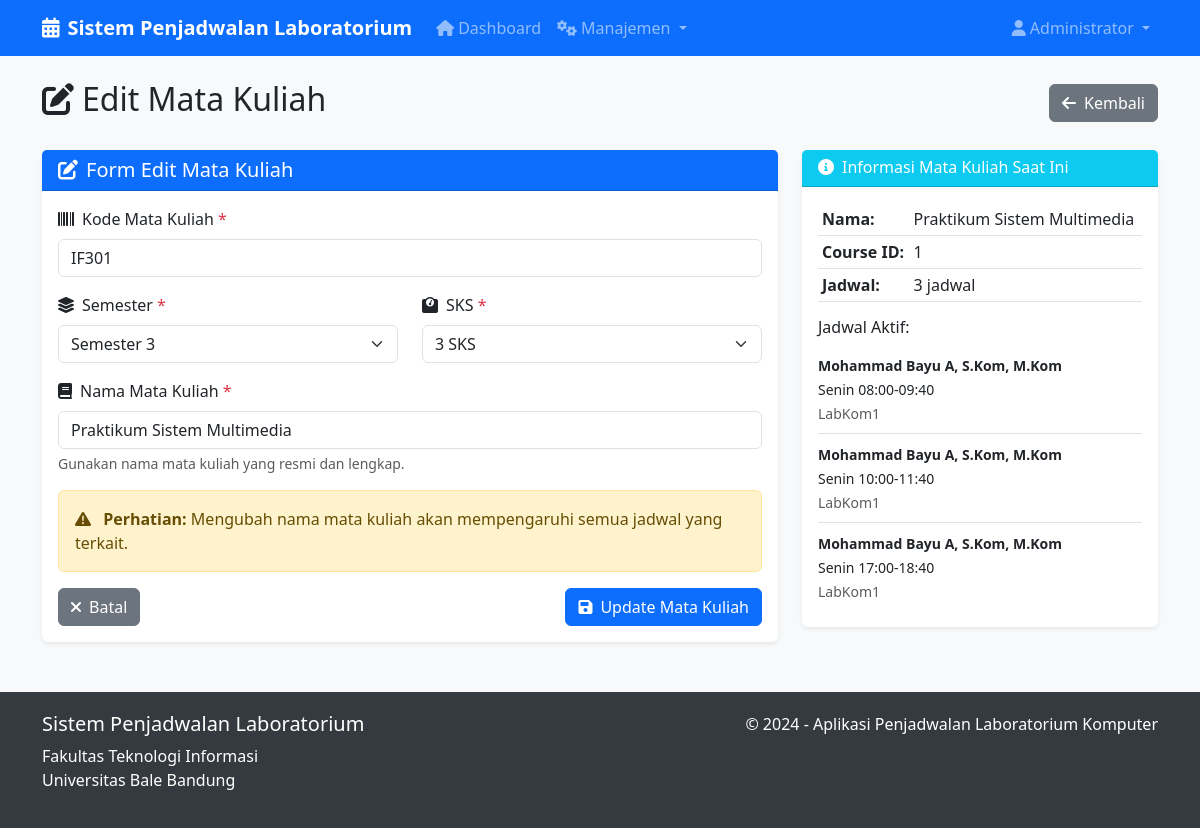
The app's page /courses/edit/1 (signed in), older data.
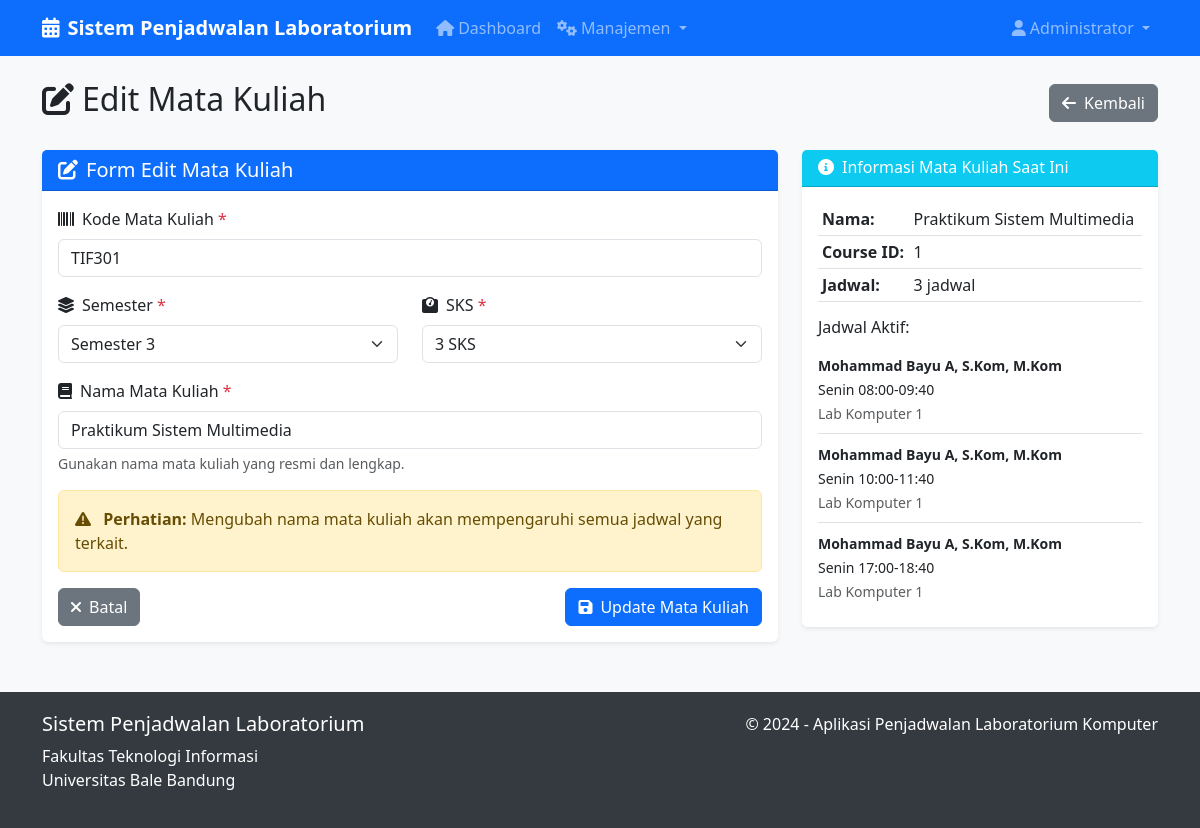
The same page, newer data.
### app.py (models this page shows)
class Course(db.Model):
    id = db.Column(db.Integer, primary_key=True)
    code = db.Column(db.String(20), unique=True, nullable=False)
    course_name = db.Column(db.String(100), nullable=False)
    semester = db.Column(db.Integer, nullable=False)  # 1-8
    sks = db.Column(db.Integer, nullable=False)  # 1-4
    schedules = db.relationship('Schedule', backref='course', lazy=True)

class Schedule(db.Model):
    id = db.Column(db.Integer, primary_key=True)
    course_id = db.Column(db.Integer, db.ForeignKey('course.id'), nullable=False)
    lecturer_id = db.Column(db.Integer, db.ForeignKey('user.id'), nullable=False)
    lab_id = db.Column(db.Integer, db.ForeignKey('lab.id'), nullable=False)
    day = db.Column(db.String(10), nullable=False)  # Senin, Selasa, etc.
    time_slot = db.Column(db.String(20), nullable=False)  # 08:00-10:00, etc.
    class_name = db.Column(db.String(5), nullable=False)  # A, B, C
    created_at = db.Column(db.DateTime, default=datetime.utcnow)

class Lab(db.Model):
    id = db.Column(db.Integer, primary_key=True)
    lab_name = db.Column(db.String(50), nullable=False)
    capacity = db.Column(db.Integer, nullable=False)
    schedules = db.relationship('Schedule', backref='laboratory', lazy=True)

class User(db.Model):
    id = db.Column(db.Integer, primary_key=True)
    username = db.Column(db.String(80), unique=True, nullable=False)
    password = db.Column(db.String(120), nullable=False)
    role = db.Column(db.String(20), nullable=False)  # admin, staff, lecturer
    full_name = db.Column(db.String(100), nullable=False)
    schedules = db.relationship('Schedule', backref='lecturer', lazy=True)

### app.py (the view, shortened to what this page needs)
@app.route('/courses/edit/<int:id>', methods=['GET', 'POST'])
@role_required('admin', 'staff')
def edit_course(id):
    course = Course.query.get_or_404(id)
    return render_template('edit_course.html', course=course)

### app.py (called while the page is built)
def role_required(*roles):
    def decorator(f):
        from functools import wraps
        @wraps(f)
        def decorated_function(*args, **kwargs):
            if 'user_id' not in session:
                flash('Silakan login terlebih dahulu', 'danger')
                return redirect(url_for('login'))
            user = User.query.get(session['user_id'])
            if user.role not in roles:
                flash('Anda tidak memiliki akses ke halaman ini', 'danger')
                return redirect(url_for('dashboard'))
            return f(*args, **kwargs)
        return decorated_function
    return decorator

### templates/edit_course.html (shortened to what the changed rows need)
{% extends "base.html" %}
{% block content %}
<div class="row">
    <div class="col-12">
        <div class="d-flex justify-content-between align-items-center mb-4">
            <h2><i class="fas fa-edit me-2"></i>Edit Mata Kuliah</h2>
        </div>
    </div>
</div>
<div class="row">
    <div class="col-md-8">
        <div class="card">
            <div class="card-body">
                <form method="POST">
                    <div class="mb-3">
                        <label for="code" class="form-label">
                            <i class="fas fa-barcode me-2"></i>Kode Mata Kuliah <span class="text-danger">*</span>
                        </label>
                        <input type="text" class="form-control" id="code" name="code" value="{{ course.code }}" required
                            maxlength="20">
                    </div>
                    <div class="row">
                        <div class="col-md-6 mb-3">
                            <label for="semester" class="form-label">
                                <i class="fas fa-layer-group me-2"></i>Semester <span class="text-danger">*</span>
                            </label>
                            <select class="form-select" id="semester" name="semester" required>
                                {% for i in range(1, 9) %}
                                <option value="{{ i }}" {% if course.semester==i %}selected{% endif %}>Semester {{ i }}
                                </option>
                                {% endfor %}
                            </select>
                        </div>
                        <div class="col-md-6 mb-3">
                            <label for="sks" class="form-label">
                                <i class="fas fa-weight me-2"></i>SKS <span class="text-danger">*</span>
                            </label>
                            <select class="form-select" id="sks" name="sks" required>
                                {% for i in range(1, 5) %}
                                <option value="{{ i }}" {% if course.sks==i %}selected{% endif %}>{{ i }} SKS</option>
                                {% endfor %}
                            </select>
                        </div>
                    </div>
                    <div class="mb-3">
                        <label for="course_name" class="form-label">
                            <i class="fas fa-book me-2"></i>Nama Mata Kuliah <span class="text-danger">*</span>
                        </label>
                        <input type="text" class="form-control" id="course_name" name="course_name"
                            value="{{ course.course_name }}" required>
                        <div class="form-text">Gunakan nama mata kuliah yang resmi dan lengkap.</div>
                    </div>
                </form>
            </div>
        </div>
    </div>
    <div class="col-md-4">
        <div class="card">
            <div class="card-body">
                <table class="table table-sm">
                    <tr>
                        <td><strong>Nama:</strong></td>
                        <td>{{ course.course_name }}</td>
                    </tr>
                    <tr>
                        <td><strong>Course ID:</strong></td>
                        <td>{{ course.id }}</td>
                    </tr>
                </table>
                {% if course.schedules %}
                <div class="list-group list-group-flush">
                    {% for schedule in course.schedules[:5] %}
                    <div class="list-group-item px-0">
                        <small>
                            <strong>{{ schedule.lecturer.full_name }}</strong><br>
                            {{ schedule.day }} {{ schedule.time_slot }}<br>
                            <span class="text-muted">{{ schedule.laboratory.lab_name }}</span>
                        </small>
                    </div>
                    {% endfor %}
                </div>
                {% endif %}
            </div>
        </div>
    </div>
</div>
{% endblock %}

Row changes from the older to the newer data that the page shows:
changed Course "Praktikum Sistem Multimedia": code "IF301" → "TIF301"
changed Schedule (number 1 of 3 on the later page): laboratory.lab_name "LabKom1" → "Lab Komputer 1"
changed Schedule (number 2 of 3 on the later page): laboratory.lab_name "LabKom1" → "Lab Komputer 1"
changed Schedule (number 3 of 3 on the later page): laboratory.lab_name "LabKom1" → "Lab Komputer 1"
